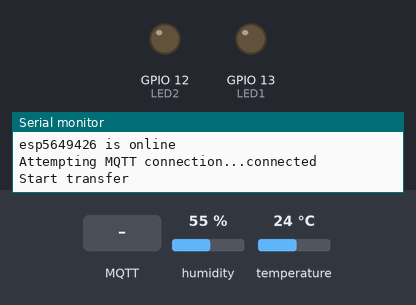
Bench run of a sketch on a simulated ESP32. On the bench: output pins drawn as LEDs (lit = HIGH), the last lines printed to the serial monitor. The test bench sets the inputs (shaded band); at power-on: humidity 55 %, temperature 24 °C. WiFi joins after 1.5 s; servers stay silent unless stated; random numbers use the default seed unless the sketch sets one; no MQTT or app messages arrive unless stated.

Above: at 2.7 s.
2.8 s: MQTT message "ON1" arrives on the first subscribed topic
At 3.6 s:
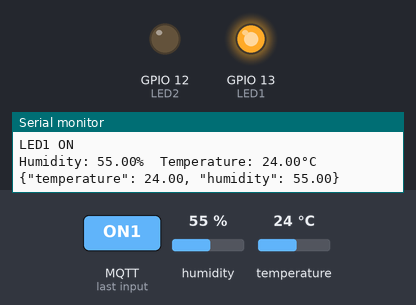
4.3 s: MQTT message "ON2" arrives on the first subscribed topic
At 4.7 s:
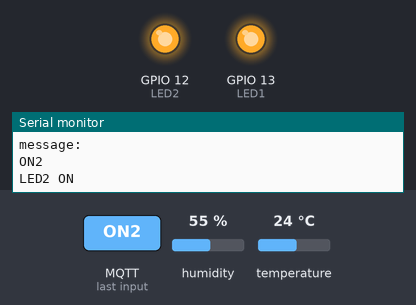
5.8 s: MQTT message "OFF1" arrives on the first subscribed topic
At 7.0 s:
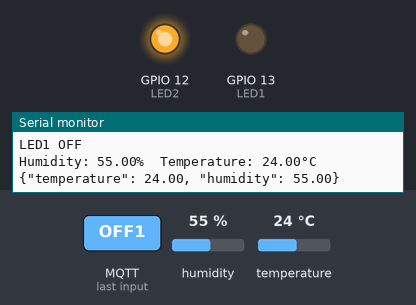
7.3 s: MQTT message "OFF2" arrives on the first subscribed topic
At 8.2 s:
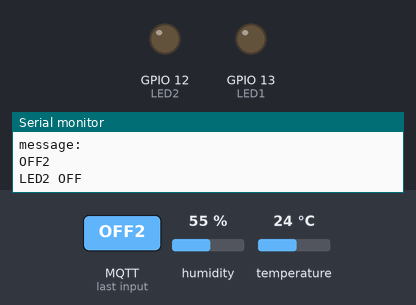
Timing chart, 0 to 9.8 s (numbered marks = the images above; inputs shaded):
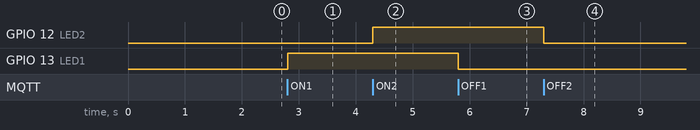

Measured:
- after the input at 2.8 s, GPIO 13 (LED1): LOW → HIGH at once
- after the input at 4.3 s, GPIO 12 (LED2): LOW → HIGH at once
- after the input at 5.8 s, GPIO 13 (LED1): HIGH → LOW at once
- after the input at 7.3 s, GPIO 12 (LED2): HIGH → LOW at once

The sketch:

Esp_pub2.ino
```cpp
#include <WiFi.h>
#include <PubSubClient.h>
#include "DHT.h"
#include "ArduinoJson.h"

#define LED1 13
#define LED2 12
uint32_t chipId = 0;
unsigned long lastMsg = 0;
String mq_stt;
String mq_cmd;
String mq_sensors;
String device_on;

const char* ssid = "Xuong-2";
const char* password = "68686868";
//const char* ssid = "ELE Club PTIT";
//const char* password = "emyeuanhTrai";
//const char* ssid = "Free_Wifi";
//const char* password = "bodeocho";

#define MQTT_SERVER "192.168.0.128"

#define MQTT_PORT 1883
#define MQTT_USER "nmtam"
#define MQTT_PASSWORD "221220"
#define CONNECT_TOPIC "xuong/device/announce"
const char* MQTT_TOPIC_stt;
const char* MQTT_TOPIC_cmd;
const char* MQTT_TOPIC_sensors;

#define DHTPIN 4
#define DHTTYPE DHT22

DHT dht(DHTPIN, DHTTYPE);
WiFiClient wifiClient;
PubSubClient client(wifiClient);

void publishData(float temperature, float humidity) {
  /*
     {
        "temperature": "23.20" ,
        "humidity": "43.70"
     }
  */

  char buffer[100] = {0};
  sprintf(buffer, "{\"temperature\": %0.2f, \"humidity\": %0.2f}", temperature, humidity);
  client.publish(MQTT_TOPIC_sensors, buffer, true);
  Serial.println(buffer);
}

void create_topic(){
  for(int i=0; i<17; i=i+8) {
    chipId |= ((ESP.getEfuseMac() >> (40 - i)) & 0xff) << i;
  }
  mq_stt = "xuong/device/esp" + String(chipId) + "/status";
  mq_cmd = "xuong/device/esp" + String(chipId) + "/cmd";
  mq_sensors = "xuong/device/esp" + String(chipId) + "/sensors";
  MQTT_TOPIC_stt = mq_stt.c_str();
  MQTT_TOPIC_cmd = mq_cmd.c_str();
  MQTT_TOPIC_sensors = mq_sensors.c_str();
  Serial.println(MQTT_TOPIC_stt);
  Serial.println(MQTT_TOPIC_cmd);
  Serial.println(MQTT_TOPIC_sensors);
}

void setup_wifi() {
  Serial.print("Connecting to ");
  Serial.println(ssid);
  WiFi.begin(ssid, password);
  while (WiFi.status() != WL_CONNECTED) {
    delay(500);
    Serial.print(".");
  }
  Serial.println("");
  Serial.println("WiFi connected");
  Serial.println("IP address: ");
  Serial.println(WiFi.localIP());
  device_on = "esp"+ String(chipId) +" is online";
  Serial.println(device_on);
}

void setup_wifi_smart() {
  //Init WiFi as Station, start SmartConfig
  WiFi.mode(WIFI_AP_STA);
  WiFi.beginSmartConfig();
  //Wait for SmartConfig packet from mobile
  Serial.println("Waiting for SmartConfig.");
  while (!WiFi.smartConfigDone()) {
    delay(500);
    Serial.print(".");
  }
  Serial.println("");
  Serial.println("SmartConfig received.");
  //Wait for WiFi to connect to AP
  Serial.println("Waiting for WiFi");
  while (WiFi.status() != WL_CONNECTED) {
    delay(500);
    Serial.print(".");
  }
  Serial.println("WiFi Connected.");
  Serial.print("IP Address: ");
  Serial.println(WiFi.localIP());
  device_on = "esp"+ String(chipId) +" is online";
  Serial.println(device_on);
}

void connect_to_broker() {
  while (!client.connected()) {
    Serial.print("Attempting MQTT connection...");
    String clientId = "ESP32";
    clientId += String(random(0xffff), HEX);
    if (client.connect(clientId.c_str(), MQTT_USER, MQTT_PASSWORD)) {
    //if (client.connect(clientId.c_str())) {
      Serial.println("connected");
      client.subscribe(MQTT_TOPIC_cmd);
      client.publish(CONNECT_TOPIC, device_on.c_str());
    } else {
      Serial.print("failed, rc=");
      Serial.print(client.state());
      Serial.println(" try again in 2 seconds");
      delay(2000);
    }
  }
}

void callback(char* topic, byte *payload, unsigned int length) {
  char status_[length+1];
  Serial.println("-------new message from broker-----");
  Serial.print("topic: ");
  Serial.println(topic);
  Serial.print("message: ");
  memcpy(status_, payload, length);
  status_[length] = NULL;
  String message(status_);
  Serial.println();
  Serial.println(message);
  if(String(topic) == MQTT_TOPIC_cmd)
  {
    if(message == "OFF1")
    {
      digitalWrite(LED1, LOW);
      Serial.println("LED1 OFF");
      client.publish(MQTT_TOPIC_stt, "OFF1");
    }
    if(message == "ON1")
    {
      digitalWrite(LED1, HIGH);
      Serial.println("LED1 ON");
      client.publish(MQTT_TOPIC_stt, "ON1");
    }
    if(message == "OFF2")
    {
      digitalWrite(LED2, LOW);
      Serial.println("LED2 OFF");
      client.publish(MQTT_TOPIC_stt, "OFF2");
    }
    if(message == "ON2")
    {
      digitalWrite(LED2, HIGH);
      Serial.println("LED2 ON");
      client.publish(MQTT_TOPIC_stt, "ON2");
    }
  }
}
void setup() {
  Serial.begin(115200);
  dht.begin();
  create_topic();
  Serial.setTimeout(500);
  setup_wifi();
//  setup_wifi_smart();
  client.setServer(MQTT_SERVER, MQTT_PORT);
  client.setCallback(callback);
  connect_to_broker();
  Serial.println("Start transfer");
  pinMode(LED1, OUTPUT);
  pinMode(LED2, OUTPUT);
}

void loop() {
  client.loop();
  if (!client.connected()) {
    connect_to_broker();
  }
  unsigned long now = millis();
  if (now - lastMsg > 3000)
  {
    lastMsg = now;
    float h = dht.readHumidity();
    float t = dht.readTemperature();
    if (isnan(h) || isnan(t)) {
      Serial.println("ERROR: Failed to read from DHT sensor!");
      return;
    } else {
      Serial.print(F("Humidity: "));
      Serial.print(h);
      Serial.print(F("%  Temperature: "));
      Serial.print(t);
      Serial.println(F("°C"));
      publishData(t, h);
    }
  }
}
```
